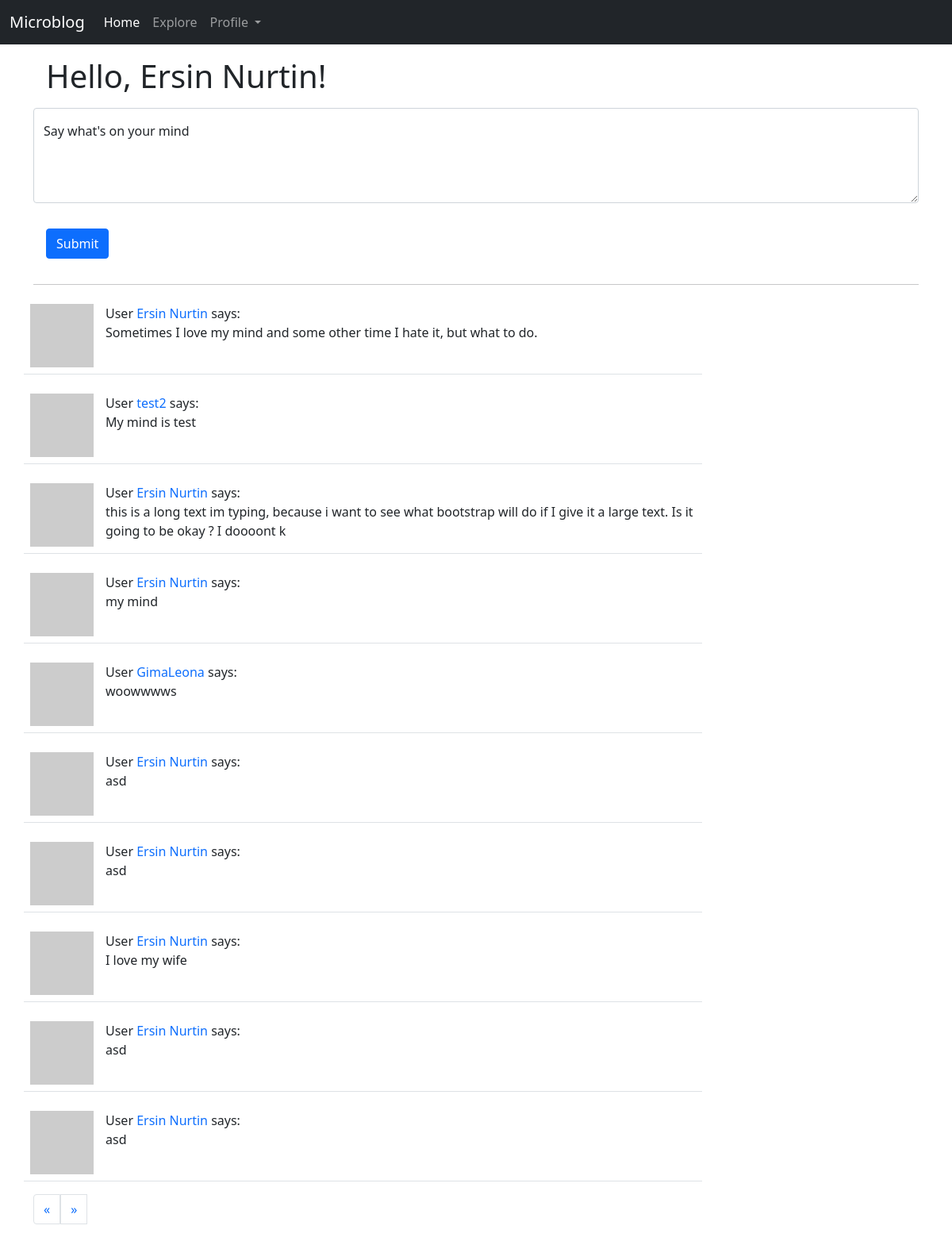
Screenshot of /home (signed in) with the database file from the repository.
### app/models.py (models this page shows, shortened)
class User(UserMixin, db.Model):
	id = db.Column(db.Integer, primary_key=True)
	username = db.Column(db.String(64), index=True, unique=True)
	email = db.Column(db.String(120), index=True, unique=True)
	password_hash = db.Column(db.String(128))
	about_me = db.Column(db.String(140))
	last_seen = db.Column(db.DateTime, default=datetime.utcnow())
	posts = db.relationship('Post', backref='author', lazy='dynamic')
	followed = db.relationship(
		'User', secondary=followers,
		primaryjoin=(followers.c.follower_id == id),
		secondaryjoin=(followers.c.followed_id == id),
		backref=db.backref('followers', lazy='dynamic'), lazy='dynamic')
	def avatar(self, size):
		digest = md5(self.email.lower().encode('utf-8')).hexdigest()
		return f"https://www.gravatar.com/avatar/{digest}?d=identicon&s={size}"
	def followed_posts(self):
		followed = Post.query.join(followers, (followers.c.followed_id == Post.user_id)) \
			.filter(followers.c.follower_id == self.id)
		own = Post.query.filter_by(user_id=self.id)
		return followed.union(own).order_by(Post.timestamp.desc())

class Post(db.Model):
	id = db.Column(db.Integer, primary_key=True)
	body = db.Column(db.String(140))
	timestamp = db.Column(db.DateTime, index=True, default=datetime.utcnow)
	user_id = db.Column(db.Integer, db.ForeignKey('user.id'))

### app/routes.py (the view)
@app.route('/', methods=['GET', 'POST'])
@app.route('/home', methods=['GET', 'POST'])
@login_required
def index():
	form = PostForm()
	if form.validate_on_submit():
		post = Post(body=form.post.data, author=current_user)
		db.session.add(post)
		db.session.commit()
		flash("Post is shared successfully!")
		return redirect(url_for('index'))
	page = request.args.get('page', 1, type=int)
	posts = current_user.followed_posts().paginate(
		page=page, per_page=app.config['POSTS_PER_PAGE'], error_out=False)
	next_url = url_for('index', page=posts.next_num) if posts.has_next else None
	prev_url = url_for('index', page=posts.prev_num) if posts.has_prev else None
	return render_template('index.html', title='Home Page',
	                       posts=posts.items, form=form, next_url=next_url, prev_url=prev_url)

### app/forms.py
class PostForm(FlaskForm):
	post = TextAreaField("Say what's on your mind", validators=[
		DataRequired(), Length(min=1, max=140)])
	submit = SubmitField('Submit')

### app/models.py (called while the page is built)
@login.user_loader
def load_user(user_id):
	return User.query.get(int(user_id))

### app/routes.py (called while the page is built)
@app.before_request
def before_request():
	if current_user.is_authenticated:
		current_user.last_seen = datetime.utcnow()
		db.session.commit()

### app/templates/index.html (shortened to what this page needs)
{% extends "layout.html" %}
{% block content %}
  <div class="container">
    <h1 class="mb-3 m-3">Hello, {{ current_user.username }}!</h1>
    {% if form %}
    <form action="" method="post">
      <div class="form-floating row-cols-sm-3 mb-3">
        {{ form.post(style="height: 120px", class_="form-control", placeholder="Leave a comment here") }}
        <label>{{ form.post.label }}</label>
      </div>
      <button type="submit" class="btn btn-primary m-3 mb-3">Submit</button>
      <hr>
    </form>
    {% endif %}
  </div>
    {% for post in posts %}
        {% include '_post.html' %}
    {% endfor %}
  <div class="container">
    <nav>
      <ul class="pagination">
        <li class="page-item">
          <a class="page-link{% if prev_url %} disabled{% endif %}" href="{{ prev_url or '#' }}" aria-label="Previous">
            <span aria-hidden="true">&laquo;</span>
          </a>
        </li>
          <a class="page-link" href="{{ next_url or '#' }}" aria-label="Next">
            <span aria-hidden="true">&raquo;</span>
          </a>
      </ul>
    </nav>
  </div>
{% endblock content %}

### app/templates/_post.html (shortened to what this page needs)
<div class="container">
    <table class="table table-hover">
      <tr class="row">
        <td class="col-1"><a href="{{ url_for('user', username=post.author.username) }}"><img src=" {{ post.author.avatar(70) }}" alt="user image"/></a>
        <td class="col-8">
          User <a style="text-decoration: none" href="{{ url_for('user', username=post.author.username) }}">{{ post.author.username }}</a> says:<br>{{ post.body }}
        </td>
      </tr>
    </table>
</div>

### rows the page displays
User: username "Ersin Nurtin"
Post: author.username "Ersin Nurtin", body "Sometimes I love my mind and some other time I hate it, but what to do."
Post: author.username "test2", body "My mind is test"
Post: author.username "Ersin Nurtin", body "this is a long text im typing, because i want to see what bootstrap will do if I give it a large text. Is it going to be okay ? I doooont k"
Post: author.username "Ersin Nurtin", body "my mind"
Post: author.username "GimaLeona", body "woowwwws"
Post: author.username "Ersin Nurtin", body "asd"
Post: author.username "Ersin Nurtin", body "asd"
Post: author.username "Ersin Nurtin", body "I love my wife"
Post: author.username "Ersin Nurtin", body "asd"
Post: author.username "Ersin Nurtin", body "asd"
